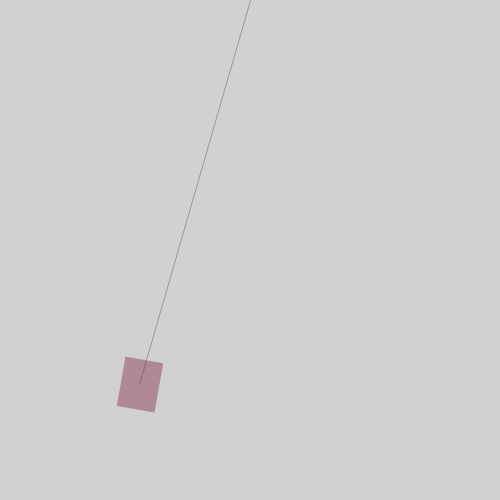
Frame 1 (no input)
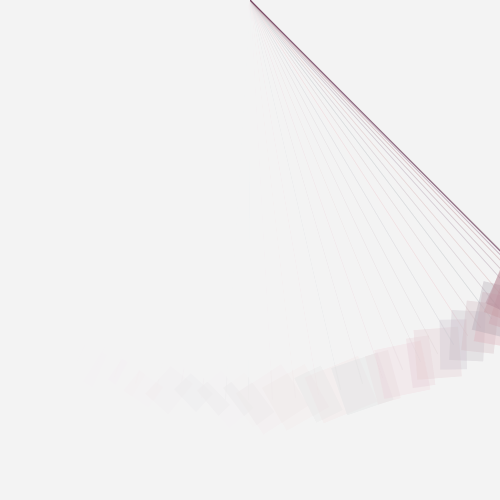
Frame 60 (the mouse pressed at the canvas centre just before this capture)
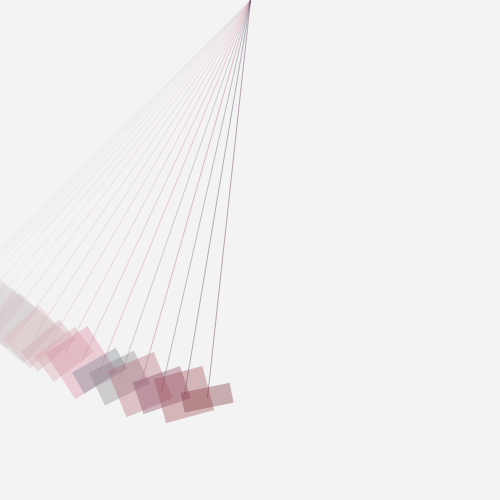
Frame 120 (the mouse held since frame 60 and released just before this capture)

The Processing sketch that drew these frames (run headless with seeded random() and noise(); from frame 60 on, the mouse is pressed at the canvas centre):

// Processing sketch: processing_25273
// ── processing_25273.pde



float rads = 5; // angle de l'oscillation
float rayon = 400; // longueur du cable du pendule
float rotation = PI/18;
float rotspeed = PI/50;
 
void setup() {
  size(500,500);
  smooth();
  frameRate(30);
  rectMode(CENTER);
}
 
 
void draw() {
 noStroke();
 fill(250,30);
  rect(width/2,height/2,500,500);
 
   
  rads += 0.075; // incrémenter l'angle de l'oscillation
   
  float oscillation = cos(rads) * (PI/4) + (PI/2); // calculer l'oscillation (toujours entre -1 et 1)
   
   
  // convertir les coordonnées polaires en coordonnées cartésiennes
  // et déplacer le point de référence au point 0,width/2
  float y = sin(oscillation) * rayon;
 float x = cos(oscillation) * rayon + width/2;
   
  fill(random(20,180),random(10,60),60,random(90,99));
  stroke(random(20,180),random(10,60),60,random(90,99));
  line(width/2,0,x,y);
  noStroke();
  pushMatrix();
  translate(x,y);
  rotate(rotation);
  translate(-x,-y);
  rect(x,y,random(20,60),50);
  popMatrix();
  rotation+=rotspeed;
  
  

}
